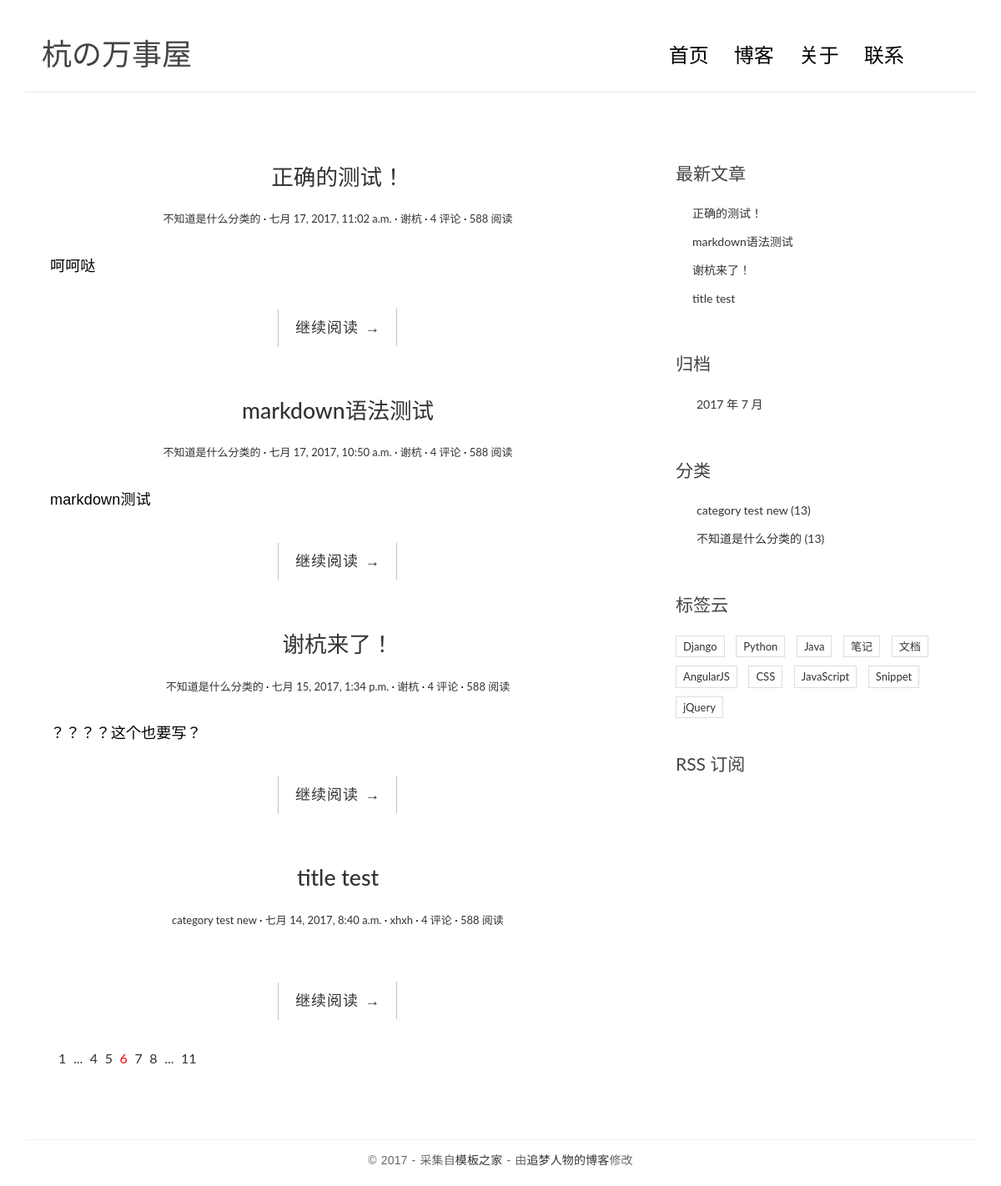
The page / on the database its author committed.
### blog/models.py (models this page shows, shortened)
class Post(models.Model):
    title = models.CharField(max_length=70)
    body = models.TextField()
    created_time = models.DateTimeField()
    modified_time = models.DateTimeField()
    excerpt = models.CharField(max_length=200, blank=True)
    category = models.ForeignKey(Category)
    tags = models.ManyToManyField(Tag, blank=True)
    author = models.ForeignKey(User)
    def get_absolute_url(self):
        return reverse('blog:detail', kwargs={'pk':self.pk})

@python_2_unicode_compatible
class Category(models.Model):
    name = models.CharField(max_length=100)

### blog/views.py (the view)
# urls.py: url(r'^$', views.index, name='index'),
def index(request):
    post_list = Post.objects.all().order_by('-created_time')
    return render(request, 'blog/index.html', context={'post_list': post_list})

### blog/templatetags/blog_tags.py (called while the page is built)
@register.simple_tag
def get_recent_posts(num=5):
    return Post.objects.all().order_by('-created_time')[:num]

@register.simple_tag
def archives():
    return Post.objects.dates('created_time', 'month', order='DESC')

@register.simple_tag
def get_categories():
    return Category.objects.all()

### templates/blog/index.html (shortened to what this page needs)
﻿{% extends 'base.html' %}
{% load staticfiles %}
                {% block main %}
                {% for post in post_list %}
                <article class="post post-{{ post.pk }}">
                    <header class="entry-header">
                        <h1 class="entry-title">
                            <a href="{{ post.get_absolute_url }}">{{ post.title }}</a>
                        </h1>
                        <div class="entry-meta">
                            <span class="post-category"><a href="#">{{ post.category.name }}</a></span>
                            <span class="post-date">
                                <a href="#">
                                    <time class="entry-date"
                                          datetime="{{ post.created_time }}">{{ post.created_time }}</time>
                                </a>
                            </span>
                            <span class="post-author"><a href="#">{{ post.author }}</a></span>
                            <span class="comments-link"><a href="#">4 评论</a></span>
                            <span class="views-count"><a href="#">588 阅读</a></span>
                        </div>
                    </header>
                    <div class="entry-content clearfix">
                        <p>
                            {{ post.excerpt }}
                        </p>
                        <div class="read-more cl-effect-14">
                            <a href="{{ post.get_absolute_url }}" class="more-link">继续阅读 <span class="meta-nav">→</span></a>
                        </div>
                    </div>
                </article>
                {% empty %}
                    <div class="no-post">暂时没有发布的文章！</div>
                {% endfor %}
                <div class="pagination">
                    <ul>
                        <li><a href="">1</a></li>
                        <li><a href="">...</a></li>
                        <li><a href="">4</a></li>
                        <li><a href="">5</a></li>
                        <li class="current"><a href="">6</a></li>
                        <li><a href="">7</a></li>
                        <li><a href="">8</a></li>
                        <li><a href="">...</a></li>
                        <li><a href="">11</a></li>
                    </ul>
                </div>
                {% endblock main %}

### templates/base.html (shortened to what this page needs)
﻿{% load staticfiles %}
{% load blog_tags %}
<!DOCTYPE html>
<html>
<head>
    <link rel="stylesheet" href="http://code.ionicframework.com/ionicons/2.0.1/css/ionicons.min.css">
    <link rel="stylesheet" href="{% static 'blog/css/bootstrap.min.css' %}">
    <link rel="stylesheet" href="{% static 'blog/css/pace.css' %}">
    <link rel="stylesheet" href="{% static 'blog/css/custom.css' %}">
</head>
<body>
    <div class="container">
        <header id="site-header">
            <div class="row">
                <div class="col-md-4 col-sm-5 col-xs-8">
                    <div class="logo">
                        <h1><a href="index.html"></a>杭の万事屋</h1>
                    </div>
                </div>
                <div class="col-md-8 col-sm-7 col-xs-4">
                    <nav class="main-nav" role="navigation">
                        <div class="collapse navbar-collapse" id="bs-example-navbar-collapse-1">
                            <ul class="nav navbar-nav navbar-right">
                                <li class="cl-effect-11"><a href="index.html" data-hover="首页">首页</a></li>
                                <li class="cl-effect-11"><a href="full-width.html" data-hover="博客">博客</a></li>
                                <li class="cl-effect-11"><a href="about.html" data-hover="关于">关于</a></li>
                                <li class="cl-effect-11"><a href="contact.html" data-hover="联系">联系</a></li>
                            </ul>
                        </div>
                    </nav>
                </div>
            </div>
        </header>
    </div>
    <div class="content-body">
        <div class="container">
            <div class="row">
                <main class="col-md-8">
                    {% block main %}
                    {% endblock main %}
                </main>
                <aside class="col-md-4">
                    <div class="widget widget-recent-posts">
                        <h3 class="widget-title">最新文章</h3>
                        {% get_recent_posts as recent_post_list %}
                        <ul>
                            {% for post in recent_post_list %}
                            <li>
                                <a href="{{ post.get_absolute_url }}">{{ post.title }}</a>
                            </li>
                            {% empty %}
                            暂无文章！
                            {% endfor %}
                        </ul>
                    </div>
                    <div class="widget widget-archives">
                        <h3 class="widget-title">归档</h3>
                        {% archives as date_list %}
                        <ul>
                            {% for date in date_list %}
                            <li>
                                <a href="{% url 'blog:archives' date.year date.month %}">{{ date.year }} 年 {{ date.month }} 月</a>
                            </li>
                            {% empty %}
                            暂无归档！
                            {% endfor %}
                        </ul>
                    </div>
                    <div class="widget widget-category">
                        <h3 class="widget-title">分类</h3>
                        {% get_categories as category_list %}
                        <ul>
                            {% for category in category_list %}
                            <li>
                                <a href="{% url 'blog:category' category.pk %}">{{ category.name }} <span class="post-count">(13)</span></a>
                            </li>
                            {% empty %}
                            暂无分类！
                            {% endfor %}
                        </ul>
                    </div>
                    <div class="widget widget-tag-cloud">
                        <h3 class="widget-title">标签云</h3>
                        <ul>
                            <li>
                                <a href="#">Django</a>
                            </li>
                            <li>
                                <a href="#">Python</a>
                            </li>
                            <li>
                                <a href="#">Java</a>
                            </li>
                            <li>
                                <a href="#">笔记</a>
                            </li>
                            <li>
                                <a href="#">文档</a>
                            </li>
                            <li>
                                <a href="#">AngularJS</a>
                            </li>
                            <li>
                                <a href="#">CSS</a>
                            </li>
                            <li>
                                <a href="#">JavaScript</a>
                            </li>
                            <li>
                                <a href="#">Snippet</a>
                            </li>
                            <li>
                                <a href="#">jQuery</a>
                            </li>
                        </ul>
                    </div>
                    <div class="rss">
                        <a href=""> RSS 订阅</a>
                    </div>
                </aside>
            </div>
        </div>
    </div>
    <footer id="site-footer">
        <div class="container">
            <div class="row">
                <div class="col-md-12">
                    <p class="copyright">
                        &copy 2017 - 采集自<a href="http://www.cssmoban.com/"
                                           target="_blank" title="模板之家">模板之家</a>
                        - 由<a href="http://zmrenwu.com/" title="网页模板" target="_blank">追梦人物的博客</a>修改
                    </p>
                </div>
            </div>
        </div>
    </footer>
</body>
</html>

### blog/static/blog/css/custom.css (style rules this page uses)
* { outline: none; }
h1, h2, h3, h4, h5, h6 { margin-top: 0; }
a { color: #333; }
body { color: #444; font-family: 'Lato', sans-serif; }
p { font-family: 'Ubuntu', sans-serif; font-weight: 400; word-spacing: 1px; letter-spacing: 0.01em; }
#site-header { background-color: #FFF; padding: 25px 20px; margin-bottom: 40px; border-bottom: 1px solid #e7e7e7; }
.logo h1 { margin: 0; font-family: 'Lato', sans-serif; font-weight: 300; }
.main-nav { margin-top: 11px; max-width: 95%; }
.main-nav a { color: #000000 !important; padding: 0 0 5px 0 !important; margin-right: 30px; font-family: 'Lato', sans-serif; font-weight: 300; font-size: 24px; }
.cl-effect-11 a { padding: 10px 0; color: #0972b4; text-shadow: none; }
.cl-effect-11 a::before { position: absolute; top: 0; left: 0; overflow: hidden; padding: 0 0 5px 0 !important; max-width: 0; border-bottom: 1px solid #000; color: #000; content: attr(data-hover); white-space: nowrap; -webkit-transition: max-width 0.5s; -moz-transition: max-width 0.5s; transition: max-width 0.5s; }
.content-body { padding-bottom: 4em; }
.post { background: #fff; padding: 30px 30px 0; }
.entry-title { text-align: center; font-size: 1.9em; margin-bottom: 20px; line-height: 1.6; padding: 10px 20px 0; }
.entry-meta { text-align: center; color: #DDDDDD; font-size: 13px; margin-bottom: 30px; }
.entry-content { font-size: 18px; line-height: 1.9; font-weight: 300; color: #000; }
.post-category::after, .post-date::after, .post-author::after, .comments-link::after { content: ' ·'; color: #000; }
.read-more { font-family: 'Ubuntu', sans-serif; font-weight: 400; word-spacing: 1px; letter-spacing: 0.01em; text-align: center; margin-top: 20px; }
.cl-effect-14 a { padding: 0 20px; height: 45px; line-height: 45px; position: relative; display: inline-block; margin: 15px 25px; letter-spacing: 1px; font-weight: 400; text-shadow: 0 0 1px rgba(255, 255, 255, 0.3); }
.cl-effect-14 a::before, .cl-effect-14 a::after { position: absolute; width: 45px; height: 1px; background: #C3C3C3; content: ''; -webkit-transition: all 0.3s; -moz-transition: all 0.3s; transition: all 0.3s; pointer-events: none; }
.cl-effect-14 a::before { top: 0; left: 0; -webkit-transform: rotate(90deg); -moz-transform: rotate(90deg); transform: rotate(90deg); -webkit-transform-origin: 0 0; -moz-transform-origin: 0 0; transform-origin: 0 0; }
.cl-effect-14 a::after { right: 0; bottom: 0; -webkit-transform: rotate(90deg); -moz-transform: rotate(90deg); transform: rotate(90deg); -webkit-transform-origin: 100% 0; -moz-transform-origin: 100% 0; transform-origin: 100% 0; }
.widget { background: #fff; padding: 30px 0 0; }
.widget-title { font-size: 1.5em; margin-bottom: 20px; line-height: 1.6; padding: 10px 0 0; font-weight: 400; }
.widget-recent-posts ul { padding: 0; margin: 0; padding-left: 20px; }
.widget-recent-posts ul li { list-style-type: none; position: relative; line-height: 170%; margin-bottom: 10px; }
.widget-recent-posts ul li::before { content: '\f3d3'; font-family: "Ionicons"; position: absolute; left: -17px; top: 3px; font-size: 16px; color: #000; }
.widget-archives ul { padding: 0; margin: 0; padding-left: 25px; }
.widget-archives ul li { list-style-type: none; position: relative; line-height: 170%; margin-bottom: 10px; }
.widget-archives ul li::before { content: '\f3f3'; font-family: "Ionicons"; position: absolute; left: -25px; top: 1px; font-size: 16px; color: #000; }
.widget-category ul { padding: 0; margin: 0; padding-left: 25px; }
.widget-category ul li { list-style-type: none; position: relative; line-height: 170%; margin-bottom: 10px; }
.widget-category ul li::before { content: '\f3fe'; font-family: "Ionicons"; position: absolute; left: -25px; top: 1px; font-size: 18px; color: #000; }
.widget-tag-cloud ul { padding: 0; margin: 0; margin-right: -10px; }
.widget-tag-cloud ul li { list-style-type: none; font-size: 13px; display: inline-block; margin-right: 10px; margin-bottom: 10px; padding: 3px 8px; border: 1px solid #ddd; }
.rss { font-size: 21px; margin-top: 30px; }
.rss a { color: #444; }
#site-footer { padding-top: 10px; padding: 0 0 1.5em 0; }
.copyright { text-align: center; padding-top: 1em; margin: 0; border-top: 1px solid #eee; color: #666; }
.pagination ul { list-style: none; }
.pagination ul li { display: inline-block; font-size: 16px; margin-right: 5px; }
.current a { color: red; }

### rows shown on the page
Post: title "正确的测试！", category.name "不知道是什么分类的", created_time "七月 17, 2017, 11:02 a.m.", author "谢杭", excerpt "呵呵哒"
Post: title "markdown语法测试", category.name "不知道是什么分类的", created_time "七月 17, 2017, 10:50 a.m.", author "谢杭", excerpt "markdown测试"
Post: title "谢杭来了！", category.name "不知道是什么分类的", created_time "七月 15, 2017, 1:34 p.m.", author "谢杭", excerpt "？？？？这个也要写？"
Post: title "title test", category.name "category test new", created_time "七月 14, 2017, 8:40 a.m.", author "xhxh"
Category: name "category test new"
Category: name "不知道是什么分类的"

### other values the page prints
{{ date.year }} "2017"
{{ date.month }} "7"
